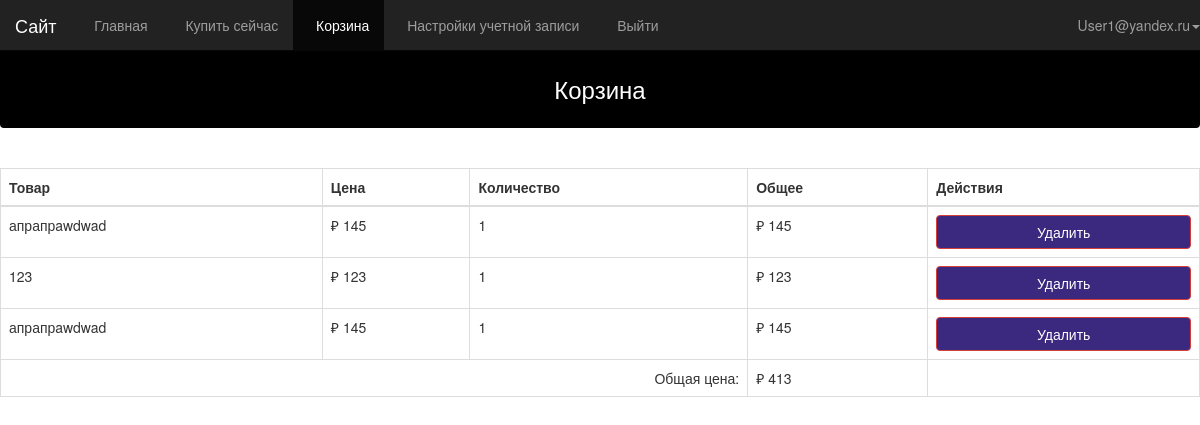
Page /vsr/Customers/cart_items.php (signed in) on the committed database.
### tables this page shows
CREATE TABLE `users` (
  `user_id` int NOT NULL,
  `user_email` varchar(1000) NOT NULL,
  `user_password` varchar(1000) NOT NULL,
  `user_firstname` varchar(1000) NOT NULL,
  `user_lastname` varchar(1000) NOT NULL,
  `user_address` varchar(1000) NOT NULL,
  `user_mynac` varchar(500) NOT NULL
);

CREATE TABLE `orderdetails` (
  `order_id` int UNSIGNED NOT NULL,
  `user_id` int NOT NULL DEFAULT '0',
  `order_name` varchar(1000) NOT NULL DEFAULT '',
  `order_price` double NOT NULL DEFAULT '0',
  `order_quantity` int UNSIGNED NOT NULL DEFAULT '0',
  `order_total` double NOT NULL DEFAULT '0',
  `order_status` varchar(45) NOT NULL DEFAULT '',
  `order_date` date NOT NULL
);

### vsr/Customers/cart_items.php (the view, shortened to what this page needs)
<?php
include("config.php");
extract($_SESSION);
$stmt_edit = $DB_con->prepare('SELECT * FROM users WHERE user_email =:user_email');
$stmt_edit->execute(array(':user_email' => $user_email));
$edit_row = $stmt_edit->fetch(PDO::FETCH_ASSOC);
extract($edit_row);
?>
<?php
include("config.php");
$stmt_edit = $DB_con->prepare("select sum(order_total) as total from orderdetails where user_id=:user_id and order_status='Ordered'");
$stmt_edit->execute(array(':user_id' => $user_id));
$edit_row = $stmt_edit->fetch(PDO::FETCH_ASSOC);
extract($edit_row);
?>
<!DOCTYPE html>
<html lang="en">
<head>
    <link rel="stylesheet" type="text/css" href="bootstrap/css/bootstrap.min.css" />
    <link rel="stylesheet" type="text/css" href="css/local.css" />
</head>
<body>
    <div id="wrapper">
        <nav class="navbar navbar-inverse navbar-fixed-top" role="navigation">
            <div class="navbar-header">
                <a class="navbar-brand" href="index.php">Сайт</a>
            </div>
            <div class="collapse navbar-collapse navbar-ex1-collapse">
                <ul class="nav navbar-nav side-nav">
                    <li><a href="index.php"> &nbsp; Главная</a></li>
                    <li><a href="shop.php?id=1"> &nbsp; Купить сейчас</a></li>
                    <li class="active"><a href="cart_items.php"> &nbsp; <span class='fa fa-cart-plus'></span> Корзина</a></li>
                    <li><a data-toggle="modal" data-target="#setAccount"> &nbsp; <span class='fa fa-gear'></span> Настройки учетной записи</a></li>
                    <li><a href="logout.php"> &nbsp; Выйти</a></li>
                </ul>
                <ul class="nav navbar-nav navbar-right navbar-user">
                    <li class="dropdown user-dropdown">
                        <a href="#" class="dropdown-toggle" data-toggle="dropdown"><i class="fa fa-user"></i> <?php echo $user_email; ?><b class="caret"></b></a>
                    </li>
                </ul>
            </div>
        </nav>
        <div id="page-wrapper">
            <div class="alert alert-default" style="color:white;background-color:#008CBA">
                <center>
                    <h3> <span class="fa fa-cart-plus"></span> Корзина </h3>
                </center>
            </div>
            <br />
            <div class="table-responsive">
                <table class="display table table-bordered" id="example" cellspacing="0" width="100%">
                    <thead>
                        <tr>
                            <th>Товар</th>
                            <th>Цена</th>
                            <th>Количество</th>
                            <th>Общее</th>
                            <th>Действия</th>
                        </tr>
                    </thead>
                    <tbody>
                        <?php
                        include("config.php");
                        $stmt = $DB_con->prepare("SELECT * FROM orderdetails where order_status='Pending' and user_id='$user_id'");
                        $stmt->execute();
                        if ($stmt->rowCount() > 0) {
                            while ($row = $stmt->fetch(PDO::FETCH_ASSOC)) {
                                extract($row);
                        ?>
                                <tr>
                                    <td><?php echo $order_name; ?></td>
                                    <td>&#8381; <?php echo $order_price; ?> </td>
                                    <td><?php echo $order_quantity; ?></td>
                                    <td>&#8381; <?php echo $order_total; ?> </td>
                                    <td>
                                        <a class="btn btn-block btn-danger" href="?delete_id=<?php echo $row['order_id']; ?>" title="click for delete" onclick="return confirm('Вы уверены, что нужно удалить этот элемент?')">Удалить</a>
                                    </td>
                                </tr>
                            <?php
                            }
                            include("config.php");
                            $stmt_edit = $DB_con->prepare("select sum(order_total) as totalx from orderdetails where user_id=:user_id and order_status='Pending'");
                            $stmt_edit->execute(array(':user_id' => $user_id));
                            $edit_row = $stmt_edit->fetch(PDO::FETCH_ASSOC);
                            extract($edit_row);
                            echo "<tr>";
                            echo "<td colspan='3' align='right'>Общая цена:";
                            echo "</td>";
                            echo "<td>&#8381; " . $totalx;
                            echo "</td>";
                            echo "</tr>";
                            echo "</tbody>";
                            echo "</table>";
                            echo "</div>";
                            echo "<br />";
                            echo "</div>";
                        }
                        ?>
            </div>
</body>
</html>

### vsr/Customers/css/local.css (style rules this page uses)
#page-wrapper { margin-top: 40px; min-height: 100vh; flex: 1 1 auto; }
.alert.alert-default { margin-top: auto; background-color: black !important; }
.btn.btn-block.btn-danger { background-color: rgb(59, 40, 127) !important; }

### rows in the picture
users: user_email "User1@yandex.ru"
orderdetails: order_name "апрапрawdwad", order_price "145", order_quantity "1", order_total "145"
orderdetails: order_name "123", order_price "123", order_quantity "1", order_total "123"
orderdetails: order_name "апрапрawdwad", order_price "145", order_quantity "1", order_total "145"

### other values in the picture
$totalx "413"
